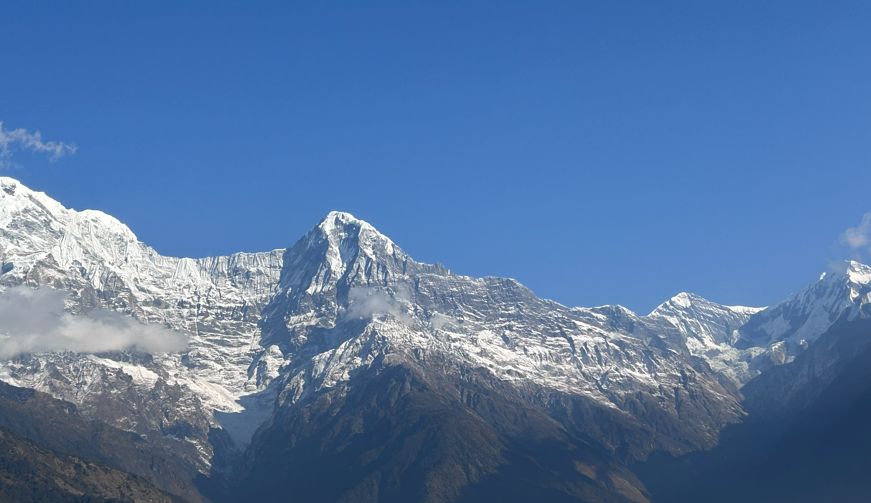
#> input picture IP-LabWork/sample2.png, 871 x 503 px
$ python fft.py
#> lines starting #> are read from the running program, lines starting #| are printed output that depends on the picture; after the words box and inside, x2 and y2 are one past the last pixel; in counts of white or black regions, pixels touching at a corner belong together
import cv2
import numpy as np
import matplotlib.pyplot as plt

image_path = "sample2.png"
img = cv2.imread(image_path, 0)
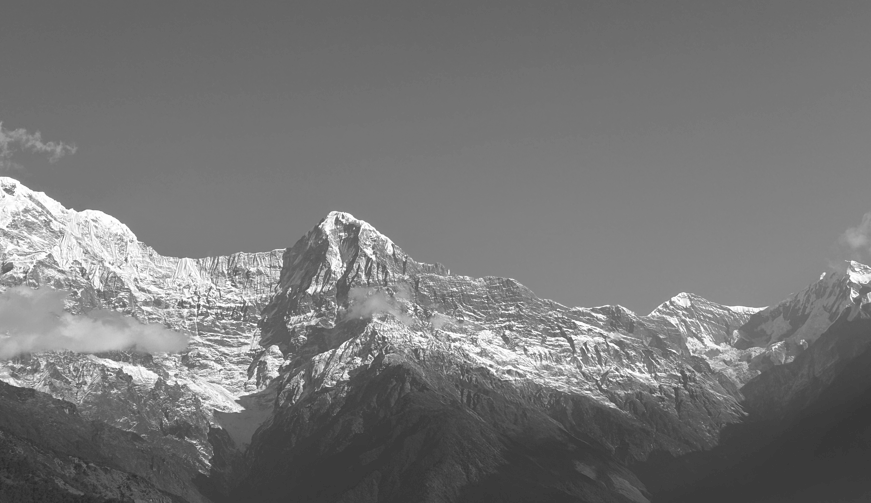
#> img: shape (503, 871); min 43, max 255, mean 118.1

if img is None:
    print("Error: Can't read image, check path")
else:
    # Compute FFT and shift low freq to center
    f = np.fft.fft2(img)
    fshift = np.fft.fftshift(f)

    # Magnitude Spectrum
    magnitude = 20 * np.log(np.abs(fshift))
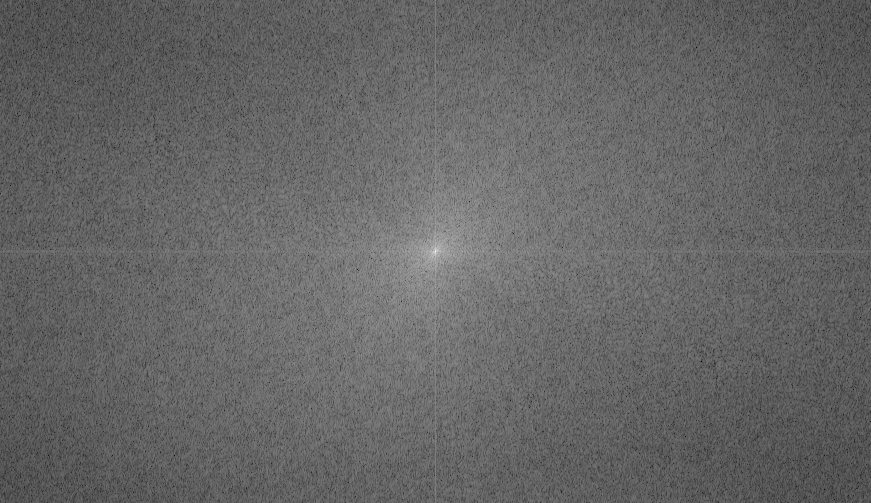
#> magnitude: shape (503, 871) float64; min 45.17, max 355.2, mean 168.8; drawn with min black and max white

    # Low Pass Filter
    rows, cols = img.shape
#> rows = 503; cols = 871
    center_row = rows//2
#> center_row = 251
    center_col = cols//2
#> center_col = 435

    mask = np.zeros((rows, cols), np.uint8)
    radius = 30

    for i in range(rows):
        for j in range(cols):
            distance = np.sqrt((i - center_row) ** 2 + (j - center_col) ** 2)
            if distance <= radius:
                mask[i, j] = 1
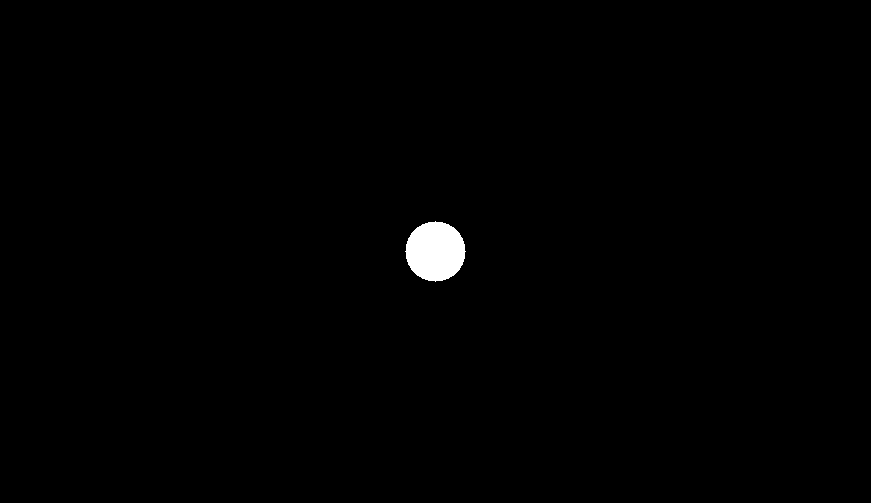
#> mask: shape (503, 871); values 0 (black) and 1 (white), 0.64% white; 1 white region, box (x1, y1, x2, y2) and area: (405, 221, 466, 282) 2821

    fshift_filt = fshift * mask

    # Inverse FFT
    f_ishift = np.fft.ifftshift(fshift_filt)
    img_back = np.fft.ifft2(f_ishift)
    img_back = np.abs(img_back)
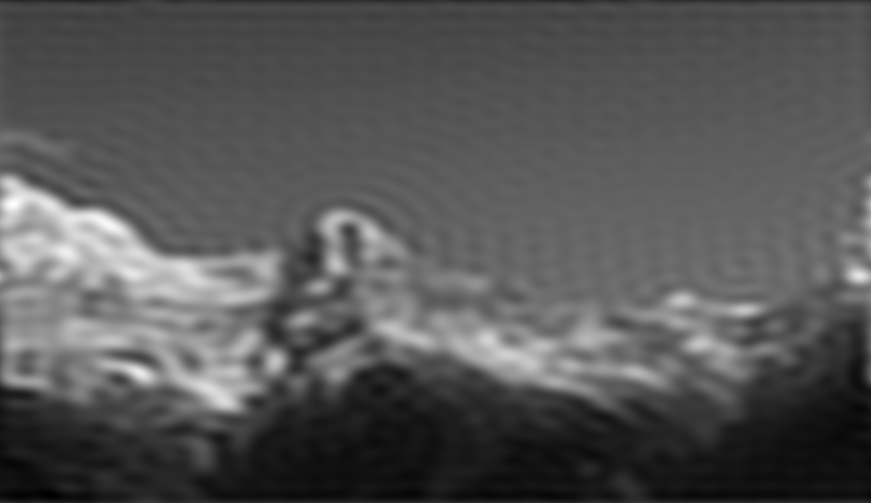
#> img_back: shape (503, 871) float64; min 45.07, max 261.9, mean 118.1; drawn with min black and max white

    #Display using matplotlib
    plt.figure(figsize=(12,8))
    plt.title("Krishna Aryal")
    plt.axis("off")

    plt.subplot(2, 2, 1)
    plt.title("Original Image")
    plt.imshow(img, cmap="gray")
    plt.axis("off")

    plt.subplot(2, 2, 2)
    plt.title("Magnitude Spectrum")
    plt.imshow(magnitude, cmap="gray")
    plt.axis("off")

    plt.subplot(2, 2, 3)
    plt.title("Filtered Image")
    plt.imshow(img_back, cmap="gray")
    plt.axis("off")

    plt.tight_layout()
    plt.show()
